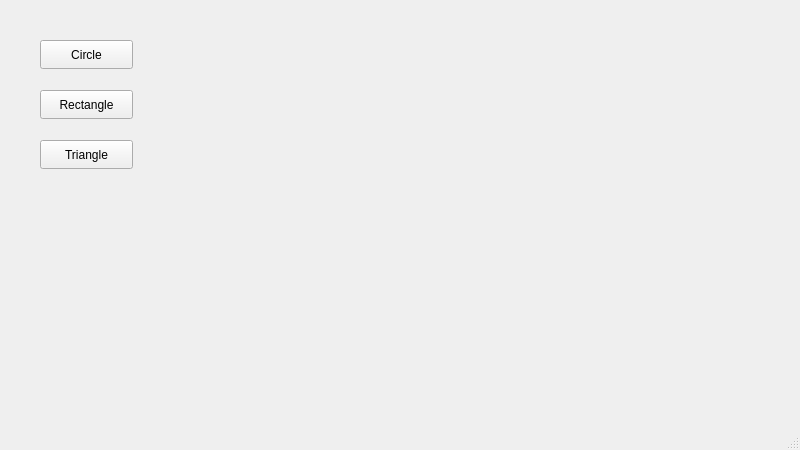
<?xml version="1.0" encoding="UTF-8"?>
<ui version="4.0">
 <class>MainWindow</class>
 <widget class="QMainWindow" name="MainWindow">
  <property name="geometry">
   <rect>
    <x>0</x>
    <y>0</y>
    <width>800</width>
    <height>450</height>
   </rect>
  </property>
  <property name="windowTitle">
   <string>MainWindow</string>
  </property>
  <widget class="QWidget" name="centralwidget">
   <widget class="QPushButton" name="circleButton">
    <property name="geometry">
     <rect>
      <x>40</x>
      <y>40</y>
      <width>93</width>
      <height>29</height>
     </rect>
    </property>
    <property name="text">
     <string>Circle</string>
    </property>
   </widget>
   <widget class="QPushButton" name="rectangleButton">
    <property name="geometry">
     <rect>
      <x>40</x>
      <y>90</y>
      <width>93</width>
      <height>29</height>
     </rect>
    </property>
    <property name="text">
     <string>Rectangle</string>
    </property>
   </widget>
   <widget class="QPushButton" name="triangleButton">
    <property name="geometry">
     <rect>
      <x>40</x>
      <y>140</y>
      <width>93</width>
      <height>29</height>
     </rect>
    </property>
    <property name="text">
     <string>Triangle</string>
    </property>
   </widget>
  </widget>
  <widget class="QMenuBar" name="menubar">
   <property name="geometry">
    <rect>
     <x>0</x>
     <y>0</y>
     <width>800</width>
     <height>26</height>
    </rect>
   </property>
  </widget>
  <widget class="QStatusBar" name="statusbar"/>
 </widget>
 <resources/>
 <connections/>
</ui>
